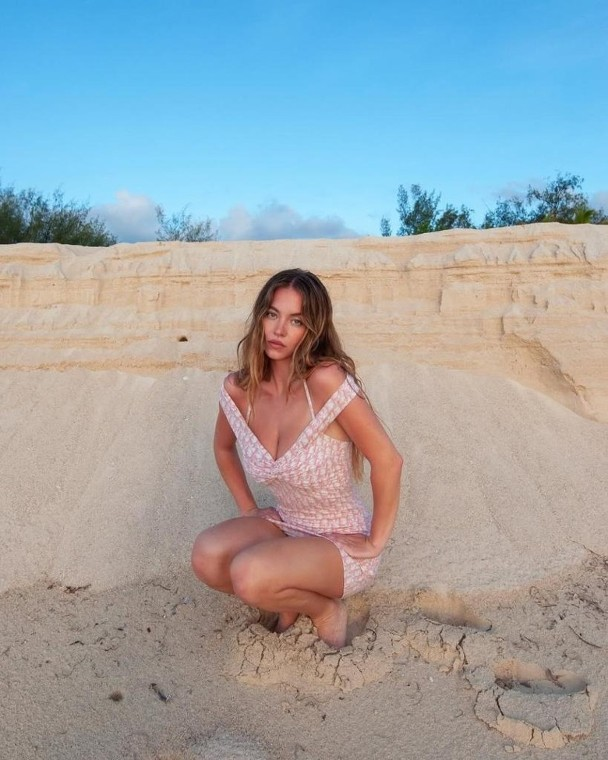
#> input picture syd.jpg, 608 x 760 px
$ python zad8.py
#> lines starting #> are read from the running program, lines starting #| are printed output that depends on the picture
import cv2

image = cv2.imread("syd.jpg")
#> image is the input picture: shape (760, 608, 3); mean B, G, R 169.8, 165.6, 156.6

roi_width = 400
step = 10
x = 0

max_width = image.shape[1]
#> max_width = 608


while True:
    if x + roi_width > max_width:
        break

    roi = image[:, x:x + roi_width]
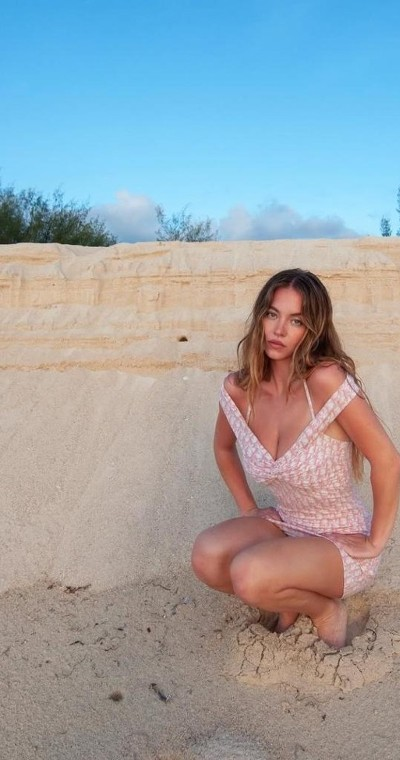
#> roi: shape (760, 400, 3); mean B, G, R 167.7, 162.7, 154.6

    cv2.imshow("przesuwanie kamery", roi)

    key = cv2.waitKey(0)
#> (key Esc is pressed here)

    x += step

cv2.destroyAllWindows()
